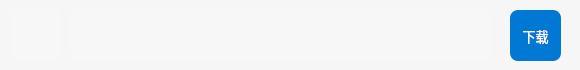
   <widget class="QWidget" name="MCSL2_SubWidget_Download" native="true">
    <property name="geometry">
     <rect>
      <x>-580</x>
      <y>70</y>
      <width>580</width>
      <height>70</height>
     </rect>
    </property>
    <property name="styleSheet">
     <string notr="true">QWidget
{
	border-radius: 4px;
	background-color: rgba(247, 247, 247, 247)
}</string>
    </property>
    <widget class="QWidget" name="IntroductionWidget_D" native="true">
     <property name="geometry">
      <rect>
       <x>70</x>
       <y>10</y>
       <width>421</width>
       <height>51</height>
      </rect>
     </property>
     <property name="font">
      <font>
       <family>Microsoft YaHei UI</family>
       <pointsize>10</pointsize>
      </font>
     </property>
     <property name="styleSheet">
      <string notr="true">QWidget
{
	background-color: rgb(247, 247, 247);
	border-radius: 8px
}</string>
     </property>
    </widget>
    <widget class="QPushButton" name="Download_PushButton">
     <property name="geometry">
      <rect>
       <x>510</x>
       <y>10</y>
       <width>51</width>
       <height>51</height>
      </rect>
     </property>
     <property name="font">
      <font>
       <family>Microsoft YaHei UI</family>
       <pointsize>10</pointsize>
      </font>
     </property>
     <property name="cursor">
      <cursorShape>PointingHandCursor</cursorShape>
     </property>
     <property name="styleSheet">
      <string notr="true">QPushButton
{
	background-color: rgb(0, 120, 212);
	border-radius: 8px;
	color: rgb(255, 255, 255);
}
QPushButton:hover
{
    background-color: rgb(0, 110, 212);
	border-radius: 8px;
    color: rgb(255, 255, 255);
}
QPushButton:pressed
{
    background-color: rgb(0, 100, 212);
	border-radius: 8px;
    color: rgb(255, 255, 255);
}</string>
     </property>
     <property name="text">
      <string>下载</string>
     </property>
     <property name="flat">
      <bool>false</bool>
     </property>
    </widget>
    <widget class="QWidget" name="GraphWidget_D" native="true">
     <property name="geometry">
      <rect>
       <x>10</x>
       <y>10</y>
       <width>51</width>
       <height>51</height>
      </rect>
     </property>
     <property name="styleSheet">
      <string notr="true">QWidget{
	background-color: rgb(247, 247, 247);
	border-radius: 4px;
}</string>
     </property>
    </widget>
   </widget>
